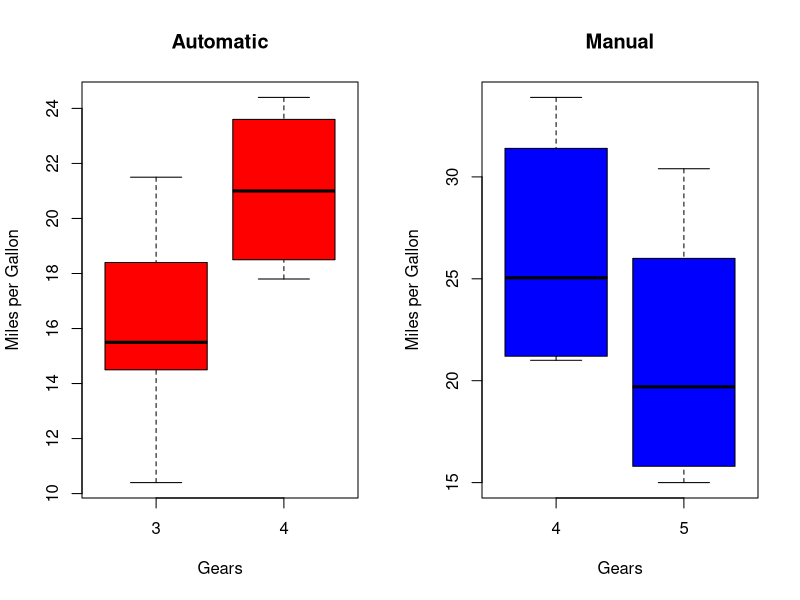
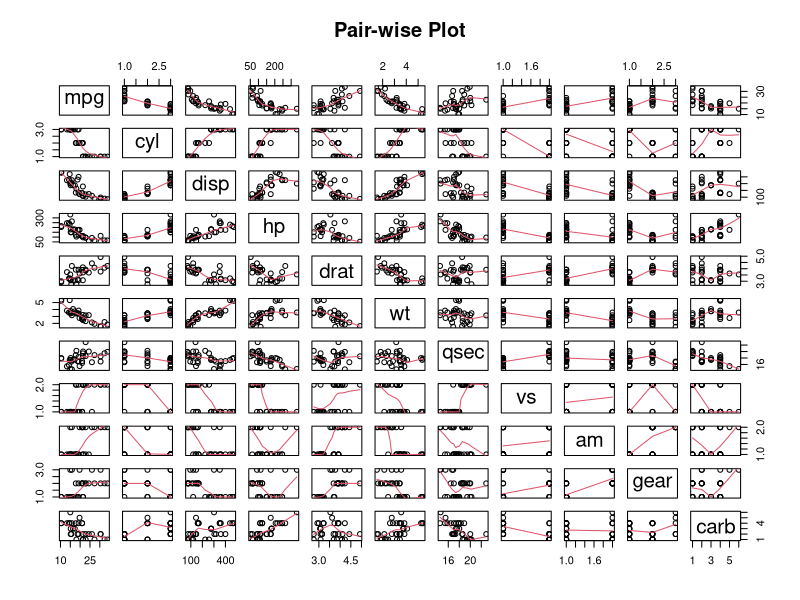
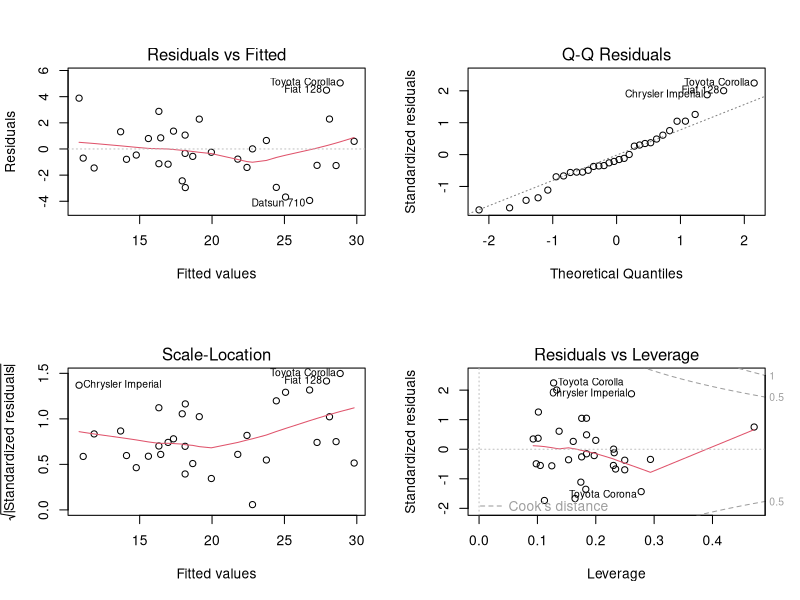

Write the R code that produced these figures, in order.
###############################################################################
#                           Data Processing                                   #
###############################################################################
data(mtcars)

###############################################################################
#                          Initial Analysis                                   #
###############################################################################

#Summaries
str(mtcars)
summary(mtcars)

#Box Plot
mean_mpg <- as.list(round(tapply(mtcars$mpg, mtcars$am, mean), 2))
par(mfrow = c(1, 2))
boxplot(mtcars$mpg ~ mtcars$gear, subset = (mtcars$am == 0),
        xlab = "Gears", ylab = "Miles per Gallon", col = "red",
        main = "Automatic")
boxplot(mtcars$mpg ~ mtcars$gear, subset = (mtcars$am == 1),
        xlab = "Gears", ylab = "Miles per Gallon", col = "blue",
        main = "Manual")

#############################################################################
#                       Data Transformation                                 #
#############################################################################
#Factorize the variables with catagories
mtcars$cyl <- as.factor(mtcars$cyl)
mtcars$vs <- as.factor(mtcars$vs)
mtcars$am <- as.factor(mtcars$am)
levels(mtcars$am) <- c("Auto", "Man") #Rename Transmission Type
mtcars$gear <- as.factor(mtcars$gear)
mtcars$carb <- as.factor(mtcars$carb)

#############################################################################
#                       Regression Analysis                                 #
#############################################################################
##Initial Assumed fit
#Fit the model
fit <- lm(mpg~am, data = mtcars)
summary(fit)

##full_fit##
#Fit a regression model on ALL the data
full_fit <- lm(mpg~., data = mtcars)

#Show the highest corrleated coeficients
summary(full_fit)

##best_fit##
#Find the best model using the step() funciton
best_fit <- step(full_fit, direction = "both")

#Show the coefficents of the best fit
summary(best_fit)

#############################################################################
#                              Appendix A                                   #
#############################################################################
#Pair-wise plot
pairs(mtcars, panel=panel.smooth, main="Pair-wise Plot")

#############################################################################
#                              Appendix B                                   #
#############################################################################
#Plot the best fit
par(mfrow = c(2,2))
plot(best_fit)
